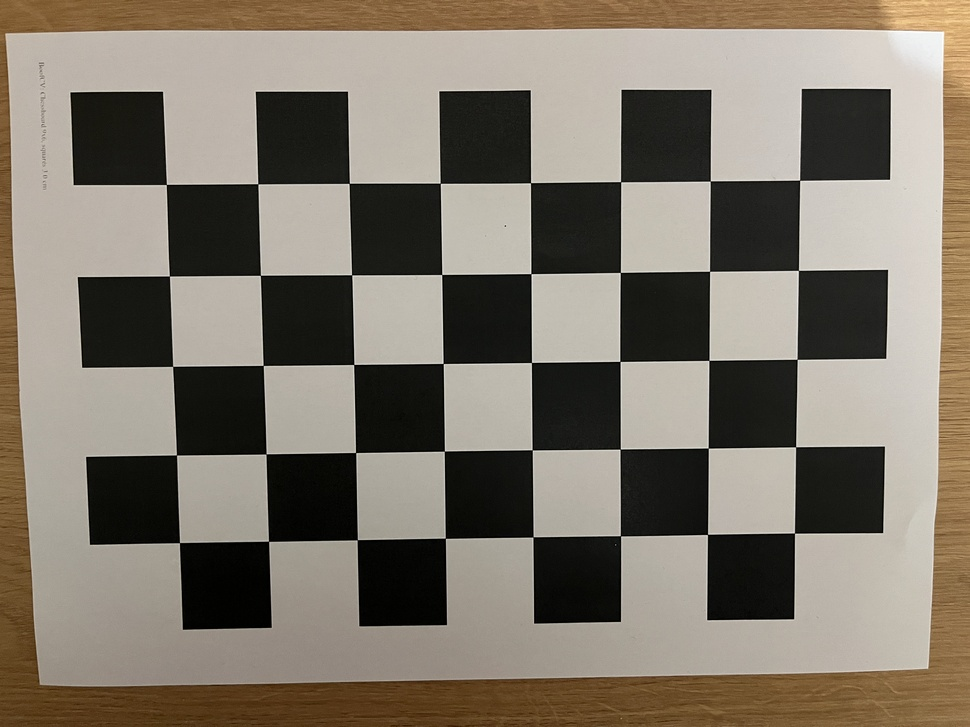
#> input picture images/IMG_3653.JPG, 970 x 727 px, shrunk from 4032 x 3024 before the run; its folder holds only this picture in this run
$ python calibrate.py
#> lines starting #> are read from the running program, lines starting #| are printed output that depends on the picture
import glob
import json
import os

import numpy as np
import cv2 as cv

def read_native(fname):
#> called with fname = 'images/IMG_3653.JPG'
    img = cv.imread(fname, cv.IMREAD_COLOR | cv.IMREAD_IGNORE_ORIENTATION)
#> img is the input picture: shape (727, 970, 3); mean B, G, R 106.1, 118.4, 126.7
    if img is not None and img.shape[0] > img.shape[1]:
        print(f"[ROTATION] {fname} : image en portrait remise en paysage")
        img = cv.rotate(img, cv.ROTATE_90_CLOCKWISE)
    return img

IMAGES_GLOB = "images/*.jpg"
PATTERN_SIZE = (8, 5)
SQUARE_SIZE_MM = 28.5
SENSOR_W_MM, SENSOR_H_MM = 6.854, 5.141
OUT_DIR = "resultats"

os.makedirs(OUT_DIR, exist_ok=True)
criteria = (cv.TERM_CRITERIA_EPS + cv.TERM_CRITERIA_MAX_ITER, 30, 0.001)

objp = np.zeros((PATTERN_SIZE[0] * PATTERN_SIZE[1], 3), np.float32)
objp[:, :2] = np.mgrid[0:PATTERN_SIZE[0], 0:PATTERN_SIZE[1]].T.reshape(-1, 2) * SQUARE_SIZE_MM

objpoints, imgpoints, used = [], [], []
img_size = None

for fname in sorted(glob.glob(IMAGES_GLOB)):
    img = read_native(fname)
    if img is None:
        print(f"[ILLISIBLE] {fname}")
        continue
    gray = cv.cvtColor(img, cv.COLOR_BGR2GRAY)
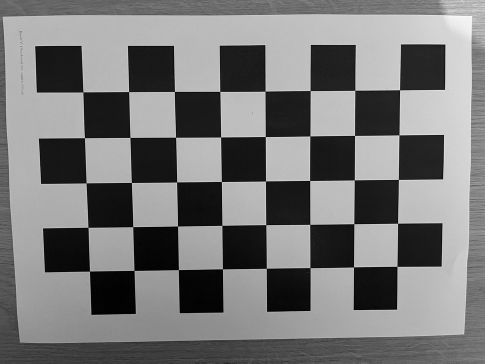
#> gray: shape (727, 970) (shown at 1/2 size); min 0, max 255, mean 119.5
    if img_size is None:
        img_size = gray.shape[::-1]
    elif gray.shape[::-1] != img_size:
        print(f"[IGNORÉE]  {fname} : résolution différente des autres")
        continue

    ret, corners = cv.findChessboardCorners(gray, PATTERN_SIZE, None)
#> ret = True; corners = 40 rows, first 8: [166.4, 184.5], [257.8, 183.8], [349.2, 183.4], [440.3, 183.3], [530.5, 182.7], [620.6, 181.7], [710.3, 181], [799.6, 180.2]
    if not ret:
        print(f"[ÉCHEC]    {fname} : damier non détecté")
        continue

    corners2 = cv.cornerSubPix(gray, corners, (11, 11), (-1, -1), criteria)
#> corners2 = 40 rows, first 8: [166.3, 184.4], [257.8, 183.8], [349.2, 183.3], [440.3, 183.3], [530.5, 182.7], [620.6, 181.7], [710.3, 181], [799.6, 180.3]
    objpoints.append(objp)
    imgpoints.append(corners2)
    used.append(fname)

    vis = cv.drawChessboardCorners(img.copy(), PATTERN_SIZE, corners2, ret)
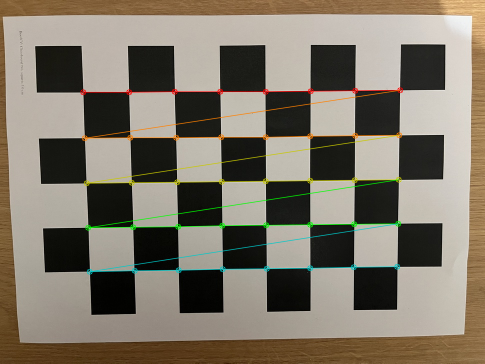
#> vis: shape (727, 970, 3) (shown at 1/2 size); mean B, G, R 105.4, 119.4, 127.1
    cv.imwrite(os.path.join(OUT_DIR, "coins_" + os.path.basename(fname)), vis)
    print(f"[OK]       {fname}")

if len(used) < 10:
    print(f"\nAttention : seulement {len(used)} images valides. Vise au moins 15.")
if not used:
    raise SystemExit("Aucune image exploitable.")

(rms, K, dist, rvecs, tvecs,
 std_int, std_ext, per_view) = cv.calibrateCameraExtended(objpoints, imgpoints, img_size, None, None)
#> rms = 0.242; K = [[24.24, 0, 484.5], [0, 24.14, 363], [0, 0, 1]]; dist = [[5.19e-05, -1.21e-07, -2.07e-05, 0.000102, -1.36e-10]]; rvecs = ([0.00203, -0.000922, -0.011],); tvecs = ([-99.47, -55.93, 7.57],); std_int = 18 values, max 2.11e-05 at index 4, min 0 at index 9, mean 3.02e-06; std_ext = [4.38e-05, 5.42e-05, 9.69e-05, 1.92e-07, 2.77e-07, 2.04e-07]; per_view = [0.242]

std_int = std_int.ravel()
per_view = per_view.ravel()
fx, fy, cx, cy = K[0, 0], K[1, 1], K[0, 2], K[1, 2]
#> fx = 24.24; fy = 24.14; cx = 484.5; cy = 363

fovx, fovy, focal_mm, principal_pt_mm, aspect = cv.calibrationMatrixValues(
    K, img_size, SENSOR_W_MM, SENSOR_H_MM)
#> fovx = 174.3; fovy = 172.4; focal_mm = 0.171; principal_pt_mm = (3.42, 2.57); aspect = 0.996
pixel_w_um = SENSOR_W_MM / img_size[0] * 1000
pixel_h_um = SENSOR_H_MM / img_size[1] * 1000

print("\n================ RÉSULTATS ================")
print(f"Images utilisées       : {len(used)}")
print(f"Résolution             : {img_size[0]} x {img_size[1]} px")
#| Résolution             : 970 x 727 px
print(f"Erreur RMS globale     : {rms:.4f} px")
#| Erreur RMS globale     : 0.2423 px
print("Matrice intrinsèque K :\n", np.array2string(K, precision=2, suppress_small=True))
#| Matrice intrinsèque K :
#|  [[ 24.24   0.   484.5 ]
#|  [  0.    24.14 363.  ]
#|  [  0.     0.     1.  ]]
print(f"fx = {fx:.2f} ± {std_int[0]:.2f} px   fy = {fy:.2f} ± {std_int[1]:.2f} px")
#| fx = 24.24 ± 0.00 px   fy = 24.14 ± 0.00 px
print(f"cx = {cx:.2f} ± {std_int[2]:.2f} px   cy = {cy:.2f} ± {std_int[3]:.2f} px")
#| cx = 484.50 ± 0.00 px   cy = 363.00 ± 0.00 px
print("Distorsion (k1 k2 p1 p2 k3) :", np.round(dist.ravel(), 5))
#| Distorsion (k1 k2 p1 p2 k3) : [ 5.e-05 -0.e+00 -2.e-05  1.e-04 -0.e+00]
print(f"Taille pixel (capteur) : {pixel_w_um:.3f} x {pixel_h_um:.3f} µm")
#| Taille pixel (capteur) : 7.066 x 7.072 µm
print(f"Champ de vision        : {fovx:.2f}° (horiz.) x {fovy:.2f}° (vert.)")
#| Champ de vision        : 174.28° (horiz.) x 172.40° (vert.)
print(f"Focale                 : {focal_mm:.3f} mm = {focal_mm / 1000:.6f} m")
#| Focale                 : 0.171 mm = 0.000171 m
print(f"Point principal        : ({principal_pt_mm[0]:.3f}, {principal_pt_mm[1]:.3f}) mm")
#| Point principal        : (3.423, 2.567) mm
print(f"Rapport d'aspect fy/fx : {aspect:.4f}")
#| Rapport d'aspect fy/fx : 0.9958
print("\nErreur RMS par image (px) :")
for f, e in zip(used, per_view):
    flag = "  <-- suspecte" if e > max(2 * np.median(per_view), 1.0) else ""
    print(f"  {os.path.basename(f):30s} {e:.3f}{flag}")
#> this loop made 1 pass
#> (f, e, flag) on pass 1: ('images/IMG_3653.JPG', 0.242, '')
#> (printed output is left out)

models = [
    ("Sans distorsion", cv.CALIB_FIX_K1 | cv.CALIB_FIX_K2 | cv.CALIB_FIX_K3 | cv.CALIB_ZERO_TANGENT_DIST),
    ("k1 seul", cv.CALIB_FIX_K2 | cv.CALIB_FIX_K3 | cv.CALIB_ZERO_TANGENT_DIST),
    ("k1, k2", cv.CALIB_FIX_K3 | cv.CALIB_ZERO_TANGENT_DIST),
    ("k1, k2, p1, p2", cv.CALIB_FIX_K3),
    ("k1, k2, p1, p2, k3 (défaut)", 0),
]
print("\n===== Comparaison des modèles de distorsion =====")
print(f"{'Modèle':30s} {'RMS (px)':>9s} {'fx (px)':>9s} {'focale (mm)':>12s}  coefficients")
comparaison = []
for name, flags in models:
    r, Km, dm, _, _ = cv.calibrateCamera(objpoints, imgpoints, img_size, None, None, flags=flags)
    f_mm = cv.calibrationMatrixValues(Km, img_size, SENSOR_W_MM, SENSOR_H_MM)[2]
    print(f"{name:30s} {r:9.4f} {Km[0, 0]:9.1f} {f_mm:12.3f}  {np.round(dm.ravel(), 4)}")
    comparaison.append({"modele": name, "rms_px": float(r), "fx_px": float(Km[0, 0]),
                        "focale_mm": float(f_mm), "dist": dm.ravel().tolist()})
    if name == "k1, k2":
        K_k1k2, dist_k1k2 = Km, dm
#> this loop made 5 passes
#> (r, f_mm, K_k1k2, dist_k1k2) on pass 3: (0.187, 0.171, [[24.17, 0, 484.5], [0, 24.09, 363], [0, 0, 1]], [[8.79e-05, -2.7e-07, 0, 0, 0]])
#> (printed output is left out)
#> after the loop, comparaison = 5 items

img0 = read_native(used[0])
h0, w0 = img0.shape[:2]
panels = [img0]
for Km, dm, label in [(K, dist, "k1,k2,p1,p2,k3"), (K_k1k2, dist_k1k2, "k1,k2")]:
    nK, _ = cv.getOptimalNewCameraMatrix(Km, dm, (w0, h0), 1, (w0, h0))
    u = cv.undistort(img0, Km, dm, None, nK)
    cv.putText(u, label, (60, 160), cv.FONT_HERSHEY_SIMPLEX, 5, (0, 0, 255), 12)
    panels.append(u)
#> this loop made 2 passes
#> (Km, dm, label, nK) on passes 1 to 2: ([[24.24, 0, 484.5], [0, 24.14, 363], [0, 0, 1]], [[5.19e-05, -1.21e-07, -2.07e-05, 0.000102, -1.36e-10]], 'k1,k2,p1,p2,k3', [[22.16, 0, 492.6], [0, 21.84, 361.8], [0, 0, 1]]), ([[24.17, 0, 484.5], [0, 24.09, 363], [0, 0, 1]], [[8.79e-05, -2.7e-07, 0, 0, 0]], 'k1,k2', [[22.1, 0, 484.5], [0, 22.03, 363], [0, 0, 1]])
#> pass 1, `u = cv.undistort(img0, Km, dm, None, nK)`:
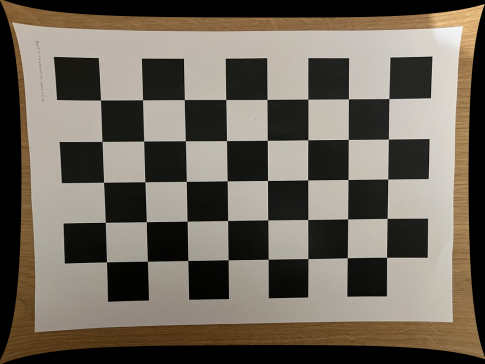
#> u: shape (727, 970, 3) (shown at 1/2 size); mean B, G, R 91.1, 102.2, 109.8
#> after the loop:
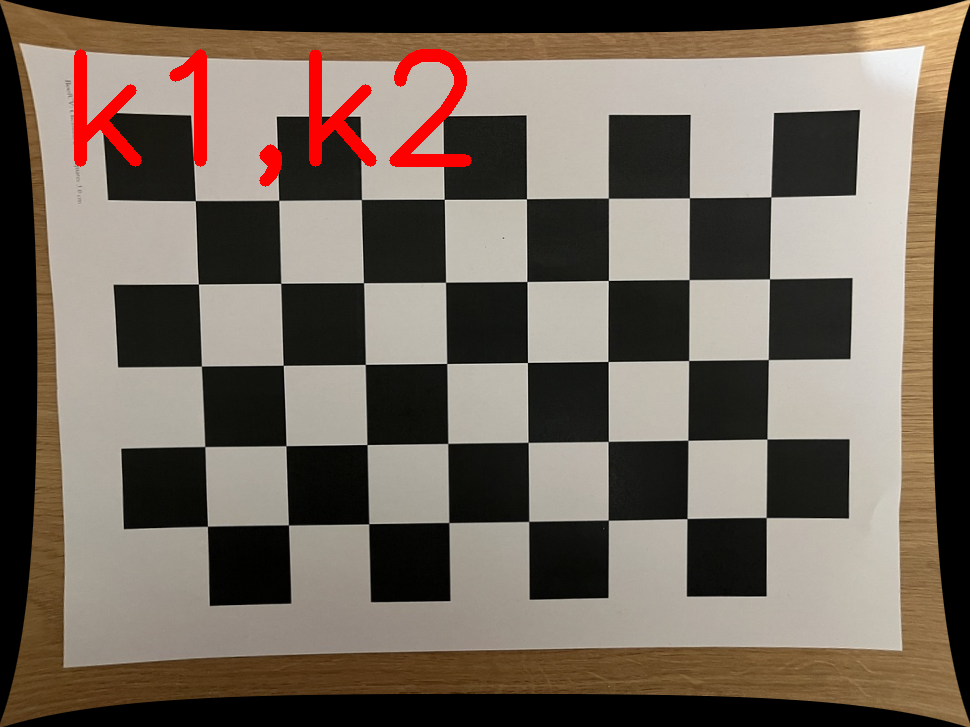
#> u: shape (727, 970, 3); mean B, G, R 90.3, 101.5, 113.4
#> after the loop, panels = 3 items
cv.putText(panels[0], "original", (60, 160), cv.FONT_HERSHEY_SIMPLEX, 5, (0, 0, 255), 12)
cv.imwrite(os.path.join(OUT_DIR, "comparaison_undistort.jpg"), np.hstack(panels))
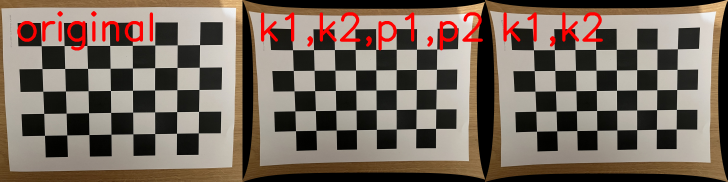
#> saved as comparaison_undistort.jpg: shape (727, 2910, 3) (shown at 1/4 size); mean B, G, R 93.4, 104.7, 119

np.savez(os.path.join(OUT_DIR, "calibration.npz"),
         mtx=K, dist=dist, rvecs=np.array(rvecs), tvecs=np.array(tvecs),
         square_size_mm=SQUARE_SIZE_MM, pattern_size=np.array(PATTERN_SIZE))

with open(os.path.join(OUT_DIR, "calibration.json"), "w", encoding="utf-8") as f:
    json.dump({
        "nb_images": len(used),
        "resolution_px": list(img_size),
        "rms_px": float(rms),
        "K": K.tolist(),
        "std_fx_fy_cx_cy": std_int[:4].tolist(),
        "distorsion_k1_k2_p1_p2_k3": dist.ravel().tolist(),
        "std_distorsion": std_int[4:9].tolist(),
        "capteur_mm": [SENSOR_W_MM, SENSOR_H_MM],
        "taille_pixel_um": [pixel_w_um, pixel_h_um],
        "fov_deg": [fovx, fovy],
        "focale_mm": focal_mm,
        "focale_m": focal_mm / 1000,
        "point_principal_mm": list(principal_pt_mm),
        "aspect_ratio": aspect,
        "rms_par_image": {os.path.basename(f): float(e) for f, e in zip(used, per_view)},
        "comparaison_modeles_distorsion": comparaison,
    }, f, indent=2, ensure_ascii=False)

img = read_native(used[0])
h, w = img.shape[:2]
newK, roi = cv.getOptimalNewCameraMatrix(K, dist, (w, h), 1, (w, h))
#> newK = [[22.16, 0, 492.6], [0, 21.84, 361.8], [0, 0, 1]]; roi = (43, 35, 893, 654)
und = cv.undistort(img, K, dist, None, newK)
cv.imwrite(os.path.join(OUT_DIR, "undistort_" + os.path.basename(used[0])), np.hstack([img, und]))
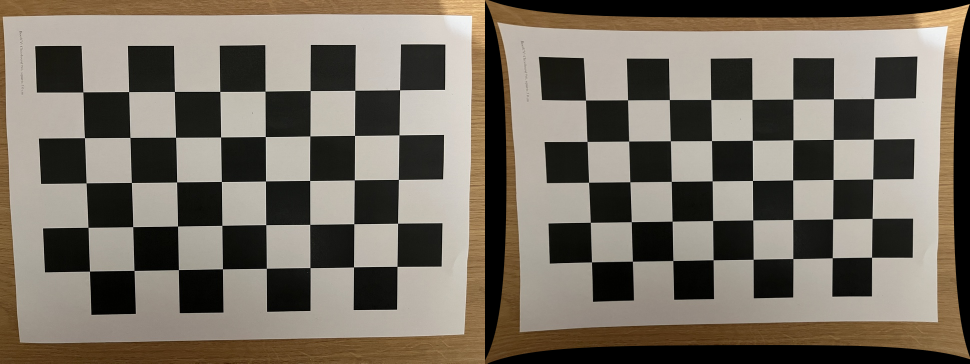
#> saved as undistort_IMG_3653.JPG: shape (727, 1940, 3) (shown at 1/2 size); mean B, G, R 98.6, 110.3, 118.2

print(f"\nRésultats enregistrés dans {OUT_DIR}/")

$ run again, on images/IMG_3658.JPG
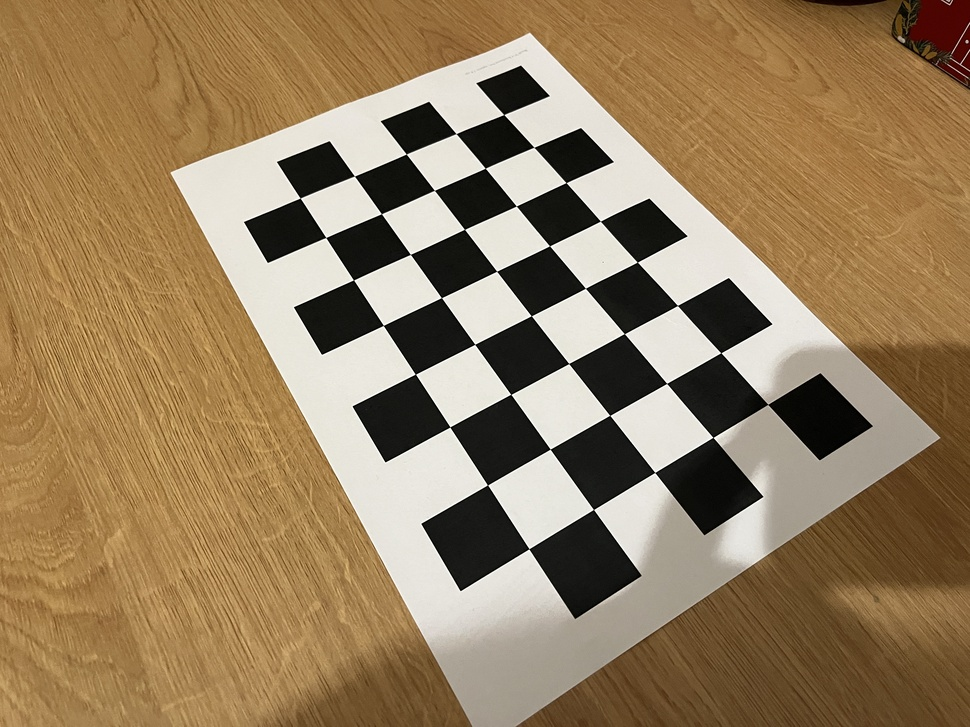
#> input picture images/IMG_3658.JPG, 970 x 727 px, shrunk from 4032 x 3024 before the run
#> in read_native, img is the input picture: shape (727, 970, 3); mean B, G, R 94.1, 126.1, 149.5
#> ret = True; corners = 40 rows, first 8: [503.8, 114.6], [533.9, 147.3], [566, 182.6], [600.4, 221.2], [637.3, 262.1], [677.4, 305.5], [720.8, 352.7], [762, 405]
#> corners2 = 40 rows, first 8: [503.7, 114.5], [534, 147.3], [566, 182.6], [600.4, 221.1], [637.4, 262.1], [677.5, 305.5], [720.8, 352.7], [767.8, 404.3]
#> rms = 0.191; K = [[545.5, 0, 491.4], [0, 505.9, 374.6], [0, 0, 1]]; dist = [[0.0651, 0.0998, 0.00053, 0.00326, -0.806]]; rvecs = ([-0.36, 0.187, 1.01],); tvecs = ([6.18, -145.1, 284.6],); std_int = 18 values, max 133 at index 1, min 0 at index 9, mean 14.79; std_ext = [0.085, 0.0435, 0.00782, 2.16, 5.2, 63.73]; per_view = [0.191]
#> fx = 545.5; fy = 505.9; cx = 491.4; cy = 374.6
#> fovx = 83.28; fovy = 71.38; focal_mm = 3.85; principal_pt_mm = (3.47, 2.65); aspect = 0.927
#| Résolution             : 970 x 727 px
#| Erreur RMS globale     : 0.1911 px
#| Matrice intrinsèque K :
#|  [[545.47   0.   491.41]
#|  [  0.   505.91 374.65]
#|  [  0.     0.     1.  ]]
#| fx = 545.47 ± 122.27 px   fy = 505.91 ± 133.04 px
#| cx = 491.41 ± 4.15 px   cy = 374.65 ± 5.16 px
#| Distorsion (k1 k2 p1 p2 k3) : [ 6.5140e-02  9.9770e-02  5.3000e-04  3.2600e-03 -8.0573e-01]
#| Taille pixel (capteur) : 7.066 x 7.072 µm
#| Champ de vision        : 83.28° (horiz.) x 71.38° (vert.)
#| Focale                 : 3.854 mm = 0.003854 m
#| Point principal        : (3.472, 2.649) mm
#| Rapport d'aspect fy/fx : 0.9275
#> the loop `for f, e in zip(used, per_view):` made 1 pass
#> (f, e, flag) on pass 1: ('images/IMG_3658.JPG', 0.191, '')
#> (printed output is left out)
#> the loop `for name, flags in models:` made 5 passes
#> (r, f_mm, K_k1k2, dist_k1k2) on pass 3: (0.211, 3.93, [[555.5, 0, 488.3], [0, 518.5, 377.1], [0, 0, 1]], [[0.115, -0.268, 0, 0, 0]])
#> (printed output is left out)
#> after the loop `for name, flags in models:`: comparaison = 5 items
#> the loop `for Km, dm, label in [(K, dist, "k1,k2,p1,p2,k3"), (K_k1k2, dist_k1k2,..` made 2 passes
#> (Km, dm, label, nK) on passes 1 to 2: ([[545.5, 0, 491.4], [0, 505.9, 374.6], [0, 0, 1]], [[0.0651, 0.0998, 0.00053, 0.00326, -0.806]], 'k1,k2,p1,p2,k3', [[545.5, 0, 491.4], [0, 317.4, 235.1], [0, 0, 1]]), ([[555.5, 0, 488.3], [0, 518.5, 377.1], [0, 0, 1]], [[0.115, -0.268, 0, 0, 0]], 'k1,k2', [[327.7, 0, 569.1], [0, 470.3, 389.5], [0, 0, 1]])
#> after the loop `for Km, dm, label in [(K, dist, "k1,k2,p1,p2,k3"), (K_k1k2, dist_k1k2,..`:
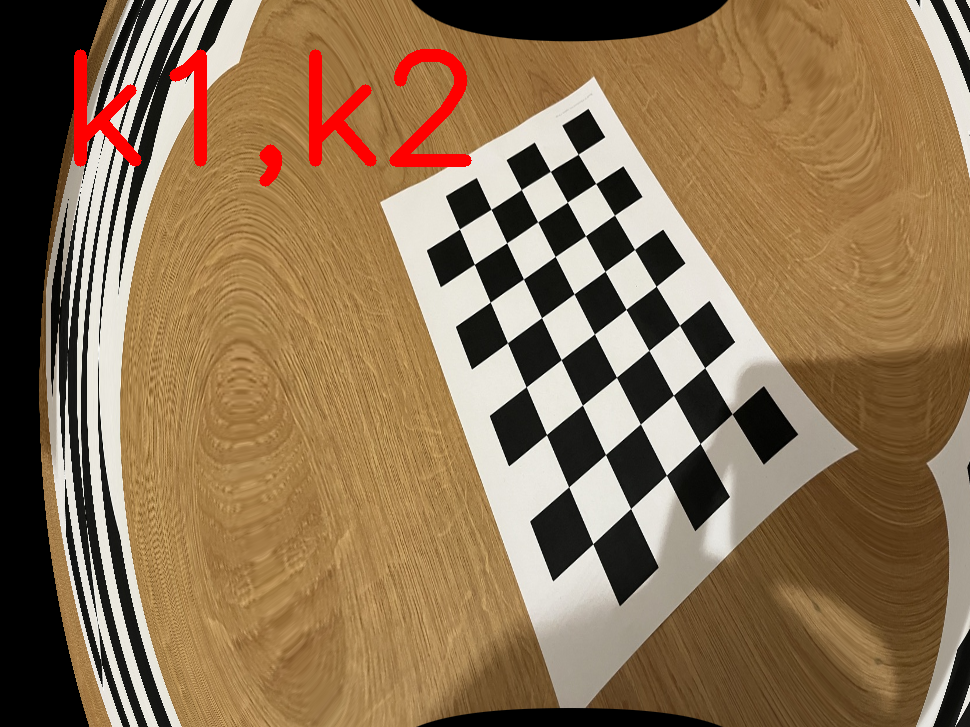
#> u: shape (727, 970, 3); mean B, G, R 82.4, 113.7, 140.7
#> after the loop `for Km, dm, label in [(K, dist, "k1,k2,p1,p2,k3"), (K_k1k2, dist_k1k2,..`: panels = 3 items
#> newK = [[545.5, 0, 491.4], [0, 317.4, 235.1], [0, 0, 1]]; roi = (0, 0, 969, 456)
#> `cv.imwrite(os.path.join(OUT_DIR, "undistort_" + os.path.basename(used[..`:
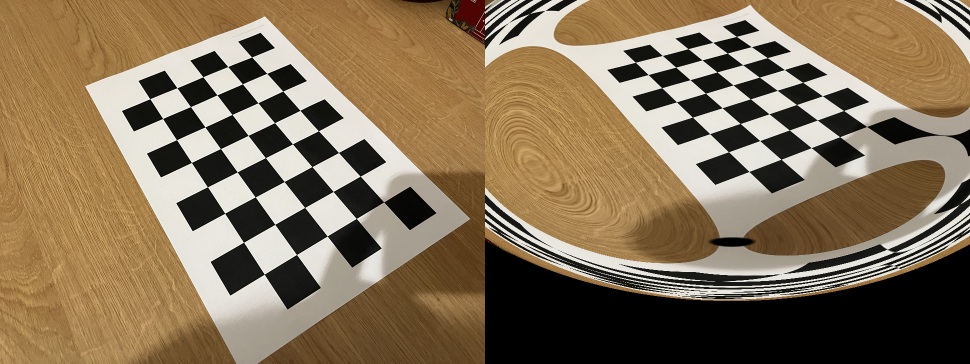
#> saved as undistort_IMG_3658.JPG: shape (727, 1940, 3) (shown at 1/2 size); mean B, G, R 87.6, 114.1, 133.1
